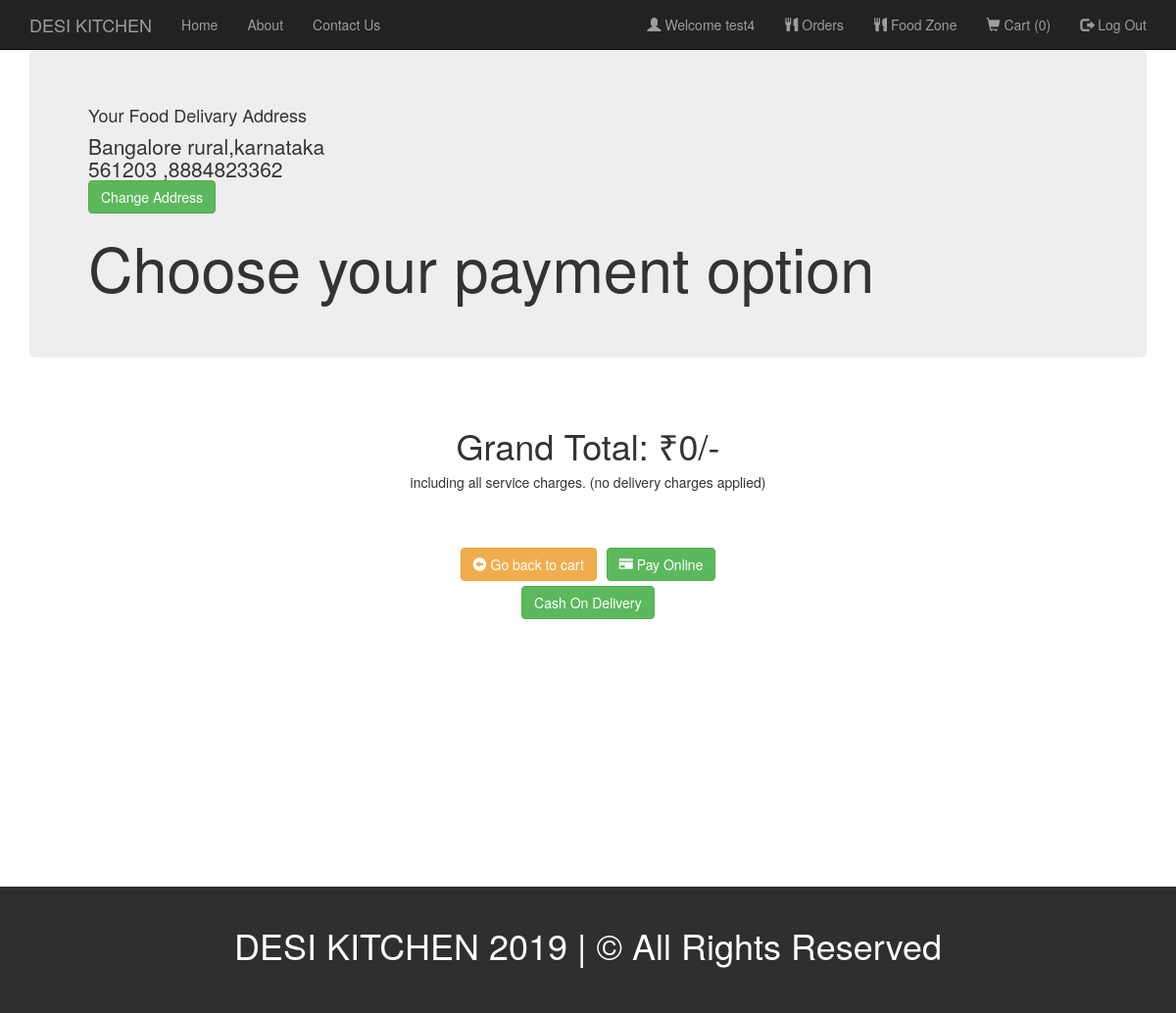
Page /payment.php (signed in) on the committed database.
### tables this page shows
CREATE TABLE IF NOT EXISTS `food_del_add` (
`id` int(11) NOT NULL,
  `email` varchar(50) NOT NULL,
  `address` varchar(150) NOT NULL,
  `pincode` varchar(6) NOT NULL,
  `number` varchar(10) NOT NULL
);

### payment.php (the view, shortened to what this page needs)
<?php
$conn = Connect();
?>
<html>
  <head>
  </head>
  <link rel="stylesheet" type = "text/css" href ="css/payment.css">
  <link rel="stylesheet" type = "text/css" href ="css/bootstrap.min.css">
  <body>
    <nav class="navbar navbar-inverse navbar-fixed-top navigation-clean-search" role="navigation">
      <div class="container">
        <div class="navbar-header">
          <a class="navbar-brand" href="index.php">DESI KITCHEN</a>
        </div>
        <div class="collapse navbar-collapse " id="myNavbar">
          <ul class="nav navbar-nav">
            <li><a href="index.php">Home</a></li>
            <li><a href="aboutus.php">About</a></li>
            <li><a href="contactus.php">Contact Us</a></li>
          </ul>
<?php
if(isset($_SESSION['login_user1'])){
?>
          <ul class="nav navbar-nav navbar-right">
            <li><a href="#"><span class="glyphicon glyphicon-user"></span> Welcome <?php echo $_SESSION['login_user1']; ?> </a></li>
            <li><a href="myrestaurant.php">MANAGER CONTROL PANEL</a></li>
            <li><a href="logout_m.php"><span class="glyphicon glyphicon-log-out"></span> Log Out </a></li>
          </ul>
<?php
}
else if (isset($_SESSION['login_user2'])) {
  ?>
           <ul class="nav navbar-nav navbar-right">
            <li><a href="#"><span class="glyphicon glyphicon-user"></span> Welcome <?php echo $_SESSION['login_user2']; ?> </a></li>
			<li><a href="order_details.php"><span class="glyphicon glyphicon-cutlery"></span> Orders </a></li>
            <li><a href="foodlist.php"><span class="glyphicon glyphicon-cutlery"></span> Food Zone </a></li>
            <li><a href="cart.php"><span class="glyphicon glyphicon-shopping-cart"></span> Cart
             (<?php
              if(isset($_SESSION["cart"])){
              $count = count($_SESSION["cart"]);
              echo "$count";
            }
              else
                echo "0";
              ?>)
              </a></li>
            <li><a href="logout_u.php"><span class="glyphicon glyphicon-log-out"></span> Log Out </a></li>
          </ul>
<?php
}
?>
        </div>
      </div>
    </nav>
<?php
$gtotal = 0;
        ?>
        <div class="container">
          <div class="jumbotron">
		  <h4>Your Food Delivary Address<h4/>
		  <?php
			$username1 = $_SESSION['login_user2'];
			$query1 = "SELECT * FROM CUSTOMER WHERE username = '$username1'";
			$ses_sql = mysqli_query($conn, $query1);
			$row = mysqli_fetch_assoc($ses_sql);
			$email =$row['email'];
			$query2 = "SELECT address,pincode,number FROM food_del_add WHERE email='$email' ";
			$res = mysqli_query($conn, $query2);
			while ($row=mysqli_fetch_assoc($res)){
			$address = $row["address"];
			$pincode = $row["pincode"];
			$number = $row["number"];
			$Del_add1 = "$address  </br>$pincode  ,$number";
		  ?>
			<p><align = "left"><?php echo "$Del_add1"; } ?></br>
			<a href="updatedeladdress.php" class="btn btn-success" onClick=\"return confirm('are you sure you want to delete??');\">Change Address</a>
			</center></p>
            <h1>Choose your payment option</h1>
          </div>
        </div>
        <br>
<h1 class="text-center">Grand Total: &#8377;<?php echo "$gtotal"; ?>/-</h1>
<h5 class="text-center">including all service charges. (no delivery charges applied)</h5>
<br>
<h1 class="text-center">
  <a href="cart.php"><button class="btn btn-warning"><span class="glyphicon glyphicon-circle-arrow-left"></span> Go back to cart</button></a>
  <a href="onlinepay.php"><button class="btn btn-success"><span class="glyphicon glyphicon-credit-card"></span> Pay Online</button></a>
<form method="post" action="COD.php">
<input type="submit" name="add" style="margin-top:5px;" class="btn btn-success" value="Cash On Delivery">
</form>
<br><br><br><br><br><br>
        </body>
  <footer class="container-fluid bg-4 text-center">
  <br>
  <p> DESI KITCHEN 2019 | &copy All Rights Reserved </p>
  <br>
  </footer>
</html>

### css/payment.css (style rules this page uses)
body,html { height: 100%; }
body { padding-top: 50px; }
.bg-4 { background-color: #2f2f2f; color: #ffffff; }
footer { display: block; }
input { border: 5px solid white; }

### rows in the picture
food_del_add: address "Bangalore rural,karnataka", pincode "561203", number "8884823362"

### other values in the picture
$_SESSION['login_user2'] "test4"
$gtotal "0"
